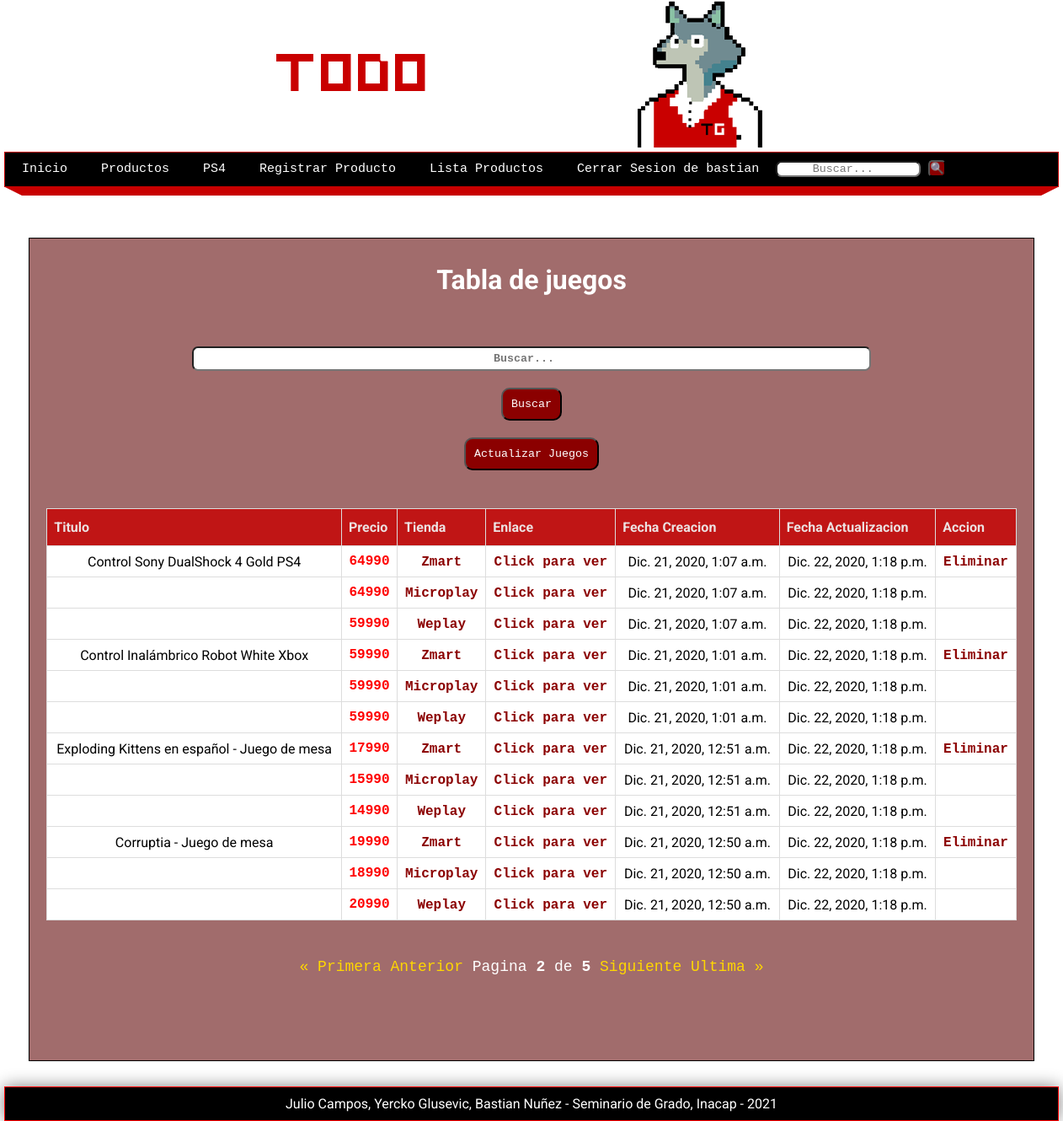
The app's page /juegos3/?page=2 (signed in) with its own data.
### pages/models.py (models this page shows, shortened)
class Game (models.Model):
    nombre = models.CharField(max_length=50)
    cod_juego = models.CharField(max_length=15, verbose_name='Codigo Juego')
    tienda1 = models.CharField(max_length=25, verbose_name='Zmart')
    tienda2 = models.CharField(max_length=25, verbose_name='MicroPlay')
    tienda3 = models.CharField(max_length=25, verbose_name='Weplay')
    precio1 = models.IntegerField(verbose_name='Precio Zmart')
    precio2 = models.IntegerField(verbose_name='Precio Microplay')
    precio3 = models.IntegerField(verbose_name='Precio Weplay')
    preciomasbajo = models.IntegerField(verbose_name='Precio mas bajo')
    enlace1 = models.CharField(max_length=250, verbose_name='Link Zmart')
    enlace2 = models.CharField(max_length=250, verbose_name='Link MicroPlay')
    enlace3 = models.CharField(max_length=250, verbose_name='Link Weplay')
    desc = RichTextField(default='null', verbose_name="Descripcion")
    link_imagen = models.TextField(default='null')
    created_at = models.DateTimeField(verbose_name='Creado el ')
    updated_at = models.DateTimeField(verbose_name='Editado el ')

### pages/views.py (the view)
# urls.py: path('juegos3/', views.juegos, name="juegos3"),
@login_required(login_url="login")
def juegos (request):
    search_term=''
    if 'search' in request.GET:
        search_term = request.GET['search']
        games = Game.objects.filter(Q(nombre__icontains=search_term))
        paginator = Paginator(games, 10)
    else:
        games = Game.objects.all()
        games = Game.objects.order_by('-updated_at')
        paginator = Paginator(games, 4)
    page = request.GET.get('page')
    page_games = paginator.get_page(page)
    context = {
        'title': 'Listado de Juegos',
        'games': page_games,
        'search_term': search_term
    }
    return render(request, "juegos3.html", context)

### pages/context_processors.py (called while the page is built)
def get_pages(request):
    pages = Page.objects.filter(visible=True).order_by('order').values_list('id', 'title', 'slug')
    return {
        'pages': pages
    }

### pages/templates/juegos3.html (shortened to what this page needs)
{% extends 'layouts/layout.html' %}
{% block content %}
    <h1>Tabla de juegos</h1>
    <p><br></p>
    <form class="busqueda" action="{% url 'juegos3' %}">
            <input class="busquedaInput" type="search" placeholder="Buscar..." aria-label="Search" name='search' value="{{search_term}}">
            <button class="botones" type="submit" >Buscar</button>
    </form>
    <form class="actualizar" action="{% url 'actualizar' %}">
            <button id="actualizarJuegos" class="botones" type="submit" >Actualizar Juegos</button>
    </form>
    <p><br></p>
    <table class="table table-bordered">
        <thead>
            <tr>
                <th id ="barrita">Titulo</th>
                <th id ="barrita">Precio</th>
                <th id ="barrita">Tienda</th>
                <th id ="barrita">Enlace</th>
                <th id ="barrita">Fecha Creacion</th>
                <th id ="barrita">Fecha Actualizacion</th>
                <th id ="barrita">Accion</th>
            </tr>
        </thead>
        <tbody id = "imagen1">
            {% if games %}
            {% for game in games %}
            <tr>
                <td id ="barrita">{{ game.nombre }}</td>
                <td id="precio-juego">{{ game.precio1 }}</td>
                <td id ="barrita"><a href="{{ game.enlace1 }}">{{ game.tienda1 }}</a></td>
                <td id ="barrita"><a href="{{ game.enlace1 }}">Click para ver</a></td>
                <td id ="barrita">{{ game.created_at }}</td>
                <td id ="barrita">{{ game.updated_at }}</td>
                <td id ="barrita"><a href="{% url 'delete' id=game.id %}">Eliminar</a></td>
            </tr>
            <tr>
                <td id ="barrita"></td>
                <td id="precio-juego">{{ game.precio2 }}</td>
                <td id ="barrita"><a href="{{ game.enlace2 }}">{{ game.tienda2 }}</a></td>
                <td id ="barrita"><a href="{{ game.enlace2 }}">Click para ver</a></td>
                <td id ="barrita">{{ game.created_at }}</td>
                <td id ="barrita">{{ game.updated_at }}</td>
                <td id ="barrita"></td>
            </tr>
            <tr>
                <td id ="barrita"></td>
                <td id="precio-juego">{{ game.precio3 }}</td>
                <td id ="barrita"><a href="{{ game.enlace3 }}">{{ game.tienda3 }}</a></td>
                <td id ="barrita"><a href="{{ game.enlace3 }}">Click para ver</a></td>
                <td id ="barrita">{{ game.created_at }}</td>
                <td id ="barrita">{{ game.updated_at }}</td>
                <td id ="barrita"></td>
            </tr>
            {% endfor %}
            {% else %}
            <h1>No hay registros guardados</h1>
            {% endif %}
        </tbody>
    </table>
    <p>
    <br>
    </p>
    {% include 'pagination.html' %}
{% endblock %}

### mainapp/templates/layouts/layout.html (shortened to what this page needs)
{% load static %}
<!DOCTYPE html>
<html lang="es">
<head>
    <link rel="stylesheet" type="text/css" href="{% static 'css/styles.css' %}" />
</head>
<body>
    <header>
    <div class="banner">
        <picture>
            <source media="(min-width:667px)" srcset="{% static 'images/banner.png'%}">
            <img src="{% static 'images/logo.png'%}" alt="TodoGames" style="width:auto;">
        </picture>
    </div>
    </header>
    <nav>
        <ul>
            <li>
                <a href="{% url 'index' %}">Inicio</a>
            </li>
            <li>
                <a href="{% url 'juegos' %}">Productos</a>
            </li>
            <li>
                <a href="http://127.0.0.1:8000/juegos/?search=ps4">PS4</a>
            </li>
            {% if user.email %}
                <li>
                    <a href="{% url 'guardar_full' %}">Registrar Producto</a>
                </li>
                <li>
                    <a href="{% url 'juegos3' %}">Lista Productos</a>
                </li>
                <li>
                    <a id="cerrarSesion" href="{% url 'logout' %}">Cerrar Sesion de {{user.username}}</a>
                </li>
            {% else %}
            <li>
                <a href="{% url 'login' %}">Identificarse</a>
            </li>
            {%endif%}
            <li>
            <form class="form-inline my-2 my-lg-1" action="{% url 'juegos' %}">
            <input
            class="busquedaInput"
            type="search"
            placeholder="Buscar..."
            aria-label="Search"
            name='search'
            value="{{search_term}}">
            <button class="botones2" type="submit" >🔍</button>
            </form>
            </li>
        </ul>
    </nav>
    <div class="barra">
        <span class="esquina-izquierda"></span>
        <span class="relleno-barra"></span>
        <span class="esquina-derecha"></span>
    </div>
    <div id="content">
        <div class="box">
            {% block content %}{% endblock %}
        </div>
    </div>
    <footer id="barrita">
        Julio Campos, Yercko Glusevic, Bastian Nuñez - Seminario de Grado, Inacap - {% now "Y" %}
    </footer>
</body>
</html>

### mainapp/static/css/styles.css (style rules this page uses)
* { margin: 0px; padding: 0px; font-family: 'Courier New', Courier, monospace; text-decoration: none; }
.box p, .box h1, .box h2, .box h3, .box ul { margin-top: 10px; margin-bottom: 10px; }
body { background-image:url(https://i.ibb.co/3cbMNZt/Sin-t-tulo-5.png); font-family: 'Open Sans', sans-serif; }
h1 { font-family: 'Roboto', sans-serif; color: white; }
p { color: white; font-family: 'Roboto', sans-serif; line-height:25px; }
#precio-juego { color: red; text-size-adjust: 100%; font-size: 100%; font-weight: bold; }
header { width: 1212px; height: 180px; background-color: transparent; margin: 0px auto; }
.banner { display: block; margin-left: auto; margin-right: auto; height: auto; width: 50%; max-width: 100%; }
#barrita { font-family: 'Roboto', sans-serif; }
#barrita a { color: darkred; font-weight: bold; }
nav { width: 1250px; height: 40px; background-color: black; border: 1px solid rgb(200, 0, 0); margin: 0 auto; font-size: 15px; text-decoration:none; }
nav ul { list-style: none; text-decoration: none; }
nav ul li { line-height: 40px; float: left; }
nav ul li a { display: block; padding-left: 20px; padding-right: 20px; color: white; }
.barra { width: 1250px; margin: 0 auto; }
.esquina-izquierda { display: block; border-left: 20px solid transparent; border-top: 10px solid rgb(200, 0, 0); float:left; }
.esquina-derecha { display: block; border-right: 20px solid transparent; border-top: 10px solid rgb(200, 0, 0); float:right; }
.relleno-barra { display: block; width: 1210px; height: 10px; background-color: rgb(200, 0, 0); float: left; }
#content { width: 1212px; min-height: 930px; text-align: center; margin: 0 auto; margin-bottom: 30px; margin-top: 60px; }
.box { background-color:rgba(121, 46, 46, 0.7); width: 95%; min-height: 935px; padding: 20px; border: 1px solid black; margin: 0 auto; color: black }
footer { width: 1250px; background-color: black; border: 1px solid red; color: white; text-align: center; padding-top: 10px; padding-bottom: 10px; box-shadow: 0px 0px 20px gray; margin: 0 auto; }
#imagen1 { background-color: white; max-width: 100%; height: auto; }
table { font-family: 'Roboto', sans-serif; border-collapse: collapse; width: 100%; }
table td, table th { border: 1px solid #ddd; padding: 8px; }
table tr:nth-child(even) { background-color: transparent; }
table th { padding-top: 12px; padding-bottom: 12px; text-align: left; background-color: rgb(200, 0, 0); opacity:0.8; color: white; }
.box form { width: 70%; }
.box form input, .box form label { display: block; padding: 5px; padding-left: 0px; font-weight: 900; }
.box form input { width: 100%; margin-bottom: 15px; }
.box form input[type="submit"], .box form input[type="button"], .box form button { padding: 10px; margin-top: 5px; background: darkred; border: 1 px solid black; color: white; }
a { color:gold; }
.busqueda { border: none; color: black; padding: 15px 32px; text-align: center; margin: auto; text-decoration: none; display: inline-block; font-size: 16px; }
.actualizar { text-align: center; margin: auto; }
.busquedaInput { text-align: center; margin: auto; border-radius: 7px; }
.botones { text-align: center; margin: auto; border-radius: 10px; }
.botones2 { text-align: center; margin: auto; border-radius: 5px; background-color: darkred; }
form { text-align: center; margin: auto; border-radius: 10px; }

### records on screen
Game: nombre "Control Sony DualShock 4 Gold PS4", precio1 "64990", tienda1 "Zmart", created_at "Dic. 21, 2020, 1:07 a.m.", updated_at "Dic. 22, 2020, 1:18 p.m.", precio2 "64990", tienda2 "Microplay", precio3 "59990", tienda3 "Weplay"
Game: nombre "Control Inalámbrico Robot White Xbox", precio1 "59990", tienda1 "Zmart", created_at "Dic. 21, 2020, 1:01 a.m.", updated_at "Dic. 22, 2020, 1:18 p.m.", precio2 "59990", tienda2 "Microplay", precio3 "59990", tienda3 "Weplay"
Game: nombre "Exploding Kittens en español - Juego de mesa", precio1 "17990", tienda1 "Zmart", created_at "Dic. 21, 2020, 12:51 a.m.", updated_at "Dic. 22, 2020, 1:18 p.m.", precio2 "15990", tienda2 "Microplay", precio3 "14990", tienda3 "Weplay"
Game: nombre "Corruptia - Juego de mesa", precio1 "19990", tienda1 "Zmart", created_at "Dic. 21, 2020, 12:50 a.m.", updated_at "Dic. 22, 2020, 1:18 p.m.", precio2 "18990", tienda2 "Microplay", precio3 "20990", tienda3 "Weplay"

### other values on screen
{{ user.username }} "bastian"
{{ games.number }} "2"
{{ games.paginator.num_pages }} "5"
